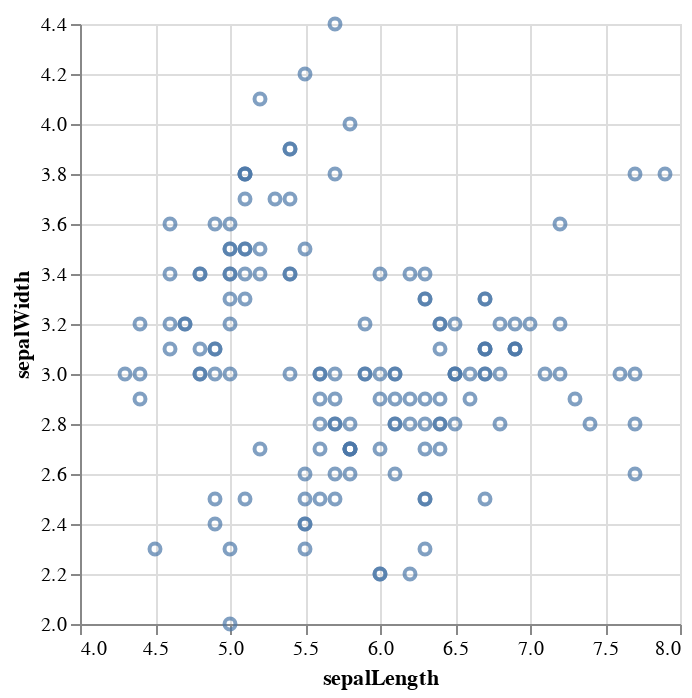

Notebook cell for this chart:
### Markdown cell above
We can now use methods to specify details about the axes. Lets update the chart to have non-zero axes.

### Code cell
alt.Chart(iris_df).mark_point().encode(
    x=alt.X("sepalLength").scale(zero=False),
    y=alt.Y("sepalWidth").scale(zero=False)
    )

### Figure 1 — Vega-Lite specification as saved in the notebook (floating-point values rounded to 4 significant figures; data arrays with more than 128 entries replaced by an {"elided": "..."} marker saying what was removed)
{"config": {"view": {"continuousWidth": 300, "continuousHeight": 300}}, "data": {"name": "data-a264acbd6e539a8b3afc0cb5f240fb57"}, "mark": {"type": "point"}, "encoding": {"x": {"field": "sepalLength", "scale": {"zero": false}, "type": "quantitative"}, "y": {"field": "sepalWidth", "scale": {"zero": false}, "type": "quantitative"}}, "$schema": "https://vega.github.io/schema/vega-lite/v5.15.1.json", "datasets": {"data-a264acbd6e539a8b3afc0cb5f240fb57": {"elided": "150 records"}}}
